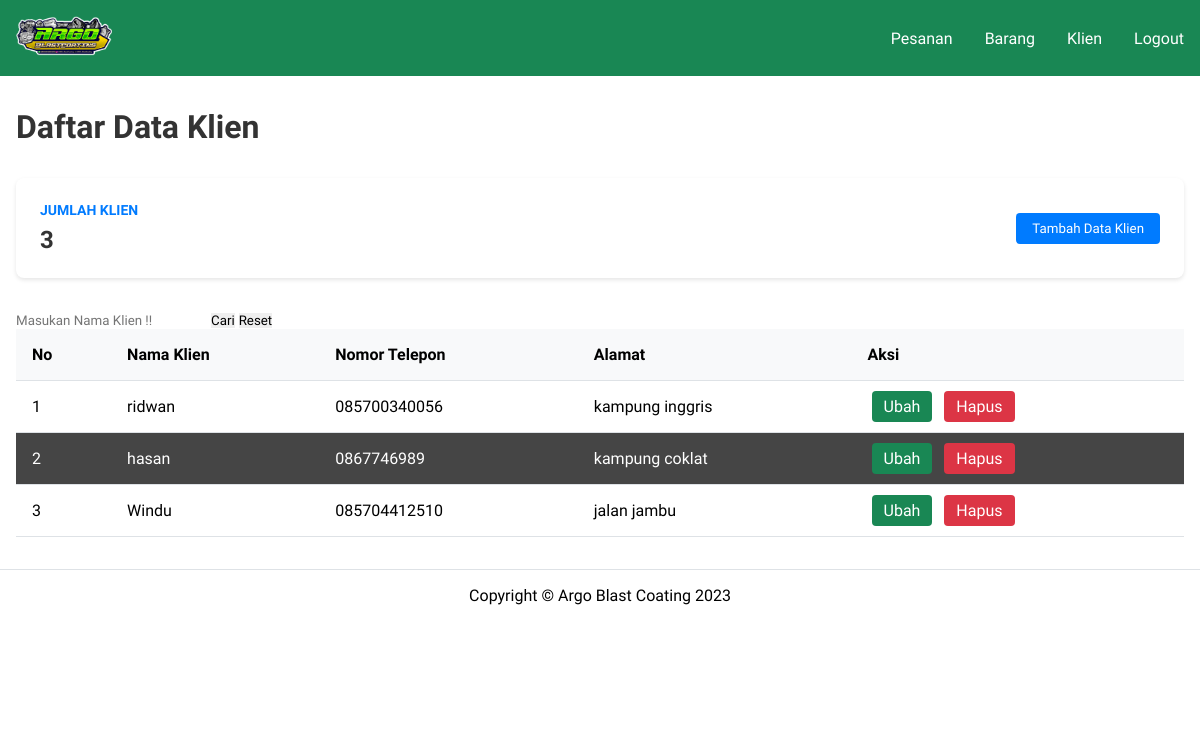
Screenshot of /klien.php (signed in) with the database file from the repository.
### tables this page shows
CREATE TABLE `tb_klien` (
  `id_pemesan` int NOT NULL,
  `nama` varchar(100) NOT NULL,
  `no_hp` varchar(16) NOT NULL,
  `alamat` text NOT NULL
);

### controllers/klienController.php (called while the page is built, shortened)
<?php
function klien() {
    return "SELECT * FROM tb_klien";
}

### klien.php (the view, shortened to what this page needs)
<?php
    require 'controllers/klienController.php';
    $query = klien();
?>
<!DOCTYPE html>
<html lang="en">
<head>
    <link rel="stylesheet" href="style.css">
    <link rel="stylesheet" href="assets/css/dashboard.css">
    <link rel="stylesheet" href="assets/css/modal.css">
</head>
<body>
    <nav class="navbar">
        <div class="nav-container">
            <a href="index.php"><img src="assets/img/argo-jaya.png" alt="Argo Jaya" class="ikon"></a>
            <div class="nav-menu" id="navbarTogglerDemo01">
                <ul class="nav-list">
                    <li class="nav-item">
                        <a class="nav-link" href="pesanan.php">Pesanan</a>
                    </li>
                    <li class="nav-item">
                        <a class="nav-link" href="barang.php">Barang</a>
                    </li>
                    <li class="nav-item">
                        <a class="nav-link" href="klien.php">Klien</a>
                    </li>
                    <li class="nav-item">
                        <a class="nav-link" href="logout.php">Logout</a>
                    </li>
                </ul>
            </div>
        </div>
    </nav>
    <div class="container">
        <h1 class="page-title">Daftar Data Klien</h1>
        <div class="summary-card">
            <div class="card">
                <div class="card-content">
                    <div class="card-info">
                        <div class="card-label">Jumlah Klien</div>
                        <div class="card-value">
                            <?php
                                $count_query = mysqli_query($conn, "SELECT COUNT(*) as count FROM tb_klien");
                                $count_result = mysqli_fetch_assoc($count_query);
                                echo $count_result['count'];
                            ?>
                        </div>
                    </div>
                    <button type="button" class="add-button" data-modal-target="#pemesan">Tambah Data Klien</button>
                </div>
            </div>
        </div>
        <div class="data-card">
            <div class="search-section">
                <form method="post">
                    <div class="search-group">
                        <input type="text" name="tcari" class="search-input" placeholder="Masukan Nama Klien !!">
                        <button class="search-btn" type="submit" name="bcari">Cari</button>
                        <button class="reset-btn" type="submit" name="breset">Reset</button>
                    </div>
                </form>
            </div>
            <div class="table-wrapper">
                <table class="data-table">
                    <thead>
                        <tr>
                            <th>No</th>
                            <th>Nama Klien</th>
                            <th>Nomor Telepon</th>
                            <th>Alamat</th>
                            <th>Aksi</th>
                        </tr>
                    </thead>
                    <tbody>
                        <?php
                        $getklien = mysqli_query($conn, $query);
                        $i = 1;
                        while($k = mysqli_fetch_array($getklien)){
                            $idklien = $k['id_pemesan'];
                            $namaklien = $k['nama'];
                            $nomortelepon = $k['no_hp'];
                            $alamat = $k['alamat'];
                        ?>
                        <tr>
                            <td><?=$i++?></td>
                            <td><?=$namaklien?></td>
                            <td><?=$nomortelepon?></td>
                            <td><?=$alamat?></td>
                            <td class="action-cell">
                                <a class="view-btn" href="#" onclick="openEditModal('<?=$idklien?>', '<?=$namaklien?>', '<?=$nomortelepon?>', '<?=$alamat?>')">Ubah</a>
                                <a class="delete-btn" href="#" onclick="confirmDelete('<?=$idklien?>')">Hapus</a>
                            </td>
                        </tr>
                        <?php }; ?>
                    </tbody>
                </table>
            </div>
        </div>
    </div>
    <footer class="footer">
        <div class="footer-content">
            <span class="copyright">Copyright &copy; Argo Blast Coating 2023</span>
        </div>
    </footer>
</body>
</html>

### assets/css/style.css (style rules this page uses)
* { margin: 0; padding: 0; box-sizing: border-box; outline: none; border: none; text-decoration: none; }
html { scroll-behavior: smooth; }
.ikon { width: 6rem; height: 4rem; }
.daftar-harga .tb-view, td { text-align: center; padding: 0.5rem 0; }
.daftar-harga .tb-view, tr:nth-child(even) { background-color: #454545; color: #ffffff; }
footer { background-color: #bd4c00; text-align: center; height: 9rem; }

### assets/css/dashboard.css (style rules this page uses)
* { margin: 0; padding: 0; box-sizing: border-box; outline: none; border: none; text-decoration: none; font-family: "Racing Sans One", cursive; }
html { scroll-behavior: smooth; }
.navbar { background-color: #198754; padding: 1rem 0; }
.nav-container { max-width: 1200px; margin: 0 auto; padding: 0 1rem; display: flex; justify-content: space-between; align-items: center; }
.ikon { height: 40px; }
.nav-list { display: flex; gap: 2rem; list-style: none; }
.nav-link { color: white; font-size: 1rem; transition: color 0.3s; }
.container { max-width: 1200px; margin: 0 auto; padding: 2rem 1rem; }
.page-title { color: #333; margin-bottom: 2rem; }
.card { background-color: white; border-radius: 0.5rem; box-shadow: 0 2px 4px rgba(0, 0, 0, 0.1); padding: 1.5rem; margin-bottom: 2rem; }
.card-content { display: flex; justify-content: space-between; align-items: center; }
.card-label { color: #007bff; font-size: 0.875rem; font-weight: bold; text-transform: uppercase; margin-bottom: 0.5rem; }
.card-value { font-size: 1.5rem; font-weight: bold; color: #333; }
.table-wrapper { overflow-x: auto; }
.data-table { width: 100%; border-collapse: collapse; }
.data-table th, .data-table td { padding: 1rem; text-align: left; border-bottom: 1px solid #dee2e6; }
.data-table th { background-color: #f8f9fa; font-weight: bold; }
.add-button { background-color: #007bff; color: white; padding: 0.5rem 1rem; border-radius: 0.25rem; cursor: pointer; transition: background-color 0.3s; }
.view-btn, .delete-btn { padding: 0.375rem 0.75rem; border-radius: 0.25rem; color: white; margin: 0 0.25rem; }
.view-btn { background-color: #198754; }
.delete-btn { background-color: #dc3545; }
.footer { background-color: white; padding: 1rem 0; bottom: 0; width: 100%; text-align: center; border-top: 1px solid #dee2e6; }

### rows the page displays
tb_klien: nama "ridwan", no_hp "085700340056", alamat "kampung inggris"
tb_klien: nama "hasan", no_hp "0867746989", alamat "kampung coklat"
tb_klien: nama "Windu", no_hp "085704412510", alamat "jalan jambu"

### other values shown
$count_result['count'] "3"
